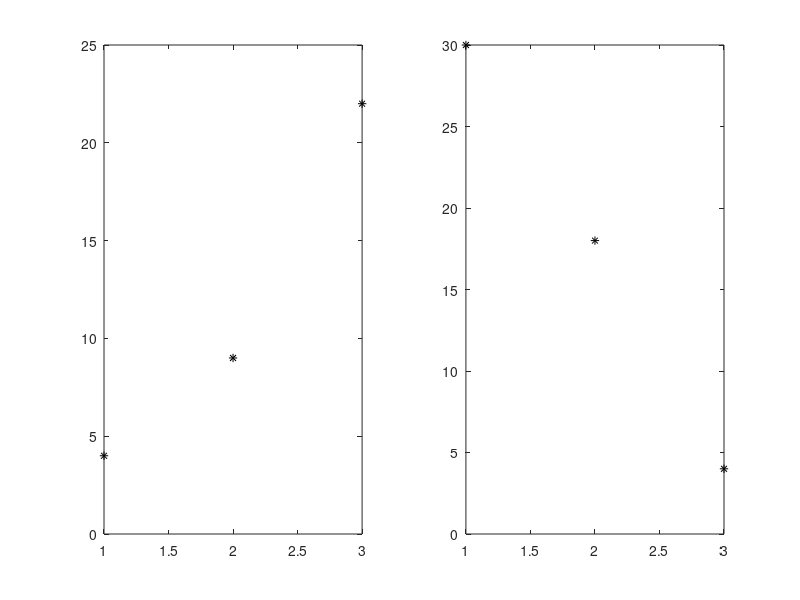

Source code (MATLAB):
% Loads data from a .dat file and ferforms calculations

load xfile.dat;
[r c] = size(xfile);
for i = 1:r
    subplot(1,r,i)
    plot(xfile(i,:),'k*')
end
    